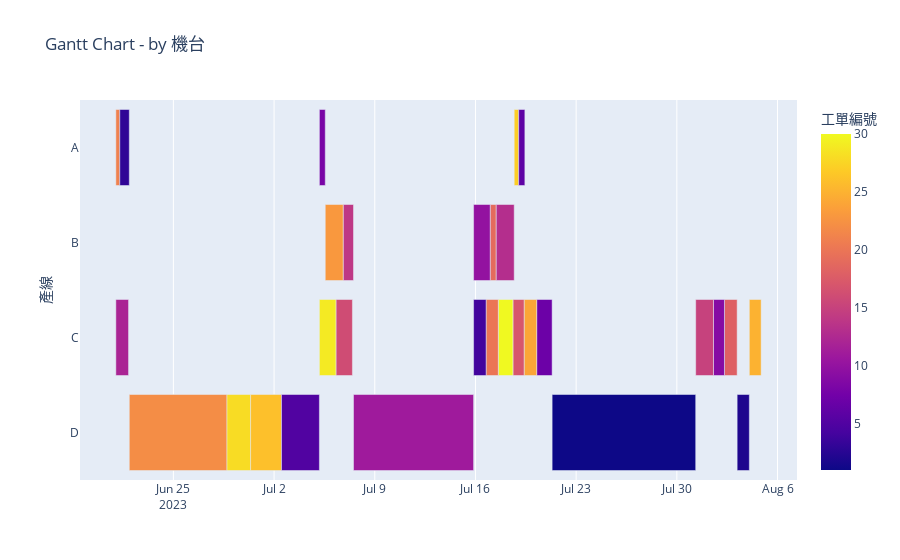

Notebook code cell kept with this figure:
### Code cell
import plotly.express as px
import pandas as pd

maxspan, setuptime, tardiness, sc = fitness(order_result[-1])
sc["Start"] = pd.to_datetime(sc["Start"])
sc["Finish"] = pd.to_datetime(sc["Finish"])
df = sc.sort_values(by="產線", ascending=False)

# Create a Gantt chart
fig = px.timeline(df, 
                  x_start="Start", 
                  x_end="Finish", 
                  y="產線", 
                  color="工單編號", 
                  title="Gantt Chart - by 機台")

# Show the chart
fig.show()
df = pd.merge(sc, wo, on='工單編號').drop(columns=['產線_y'])
df['遲繳'] =  df['Finish'] - df['交期'] 
df

### Figure 1 — Plotly figure (JSON) as saved in the notebook; plotly's stock layout.template omitted (floating-point values rounded to 4 significant figures)
{"data": [{"alignmentgroup": "True", "base": ["2023-08-03T04:36:29", "2023-06-21T22:25:22", "2023-06-28T17:28:05", "2023-06-30T08:50:05", "2023-07-02T12:25:59", "2023-07-21T07:54:54", "2023-07-07T12:30:31", "2023-06-21T00:00:00", "2023-07-17T14:05:59", "2023-08-02T07:27:12", "2023-08-01T13:06:08", "2023-07-31T07:27:34", "2023-07-20T06:08:07", "2023-07-19T09:09:33", "2023-07-18T14:49:33", "2023-07-16T17:45:16", "2023-07-15T20:52:25", "2023-07-06T07:12:50", "2023-07-05T03:35:41", "2023-08-04T00:56:00", "2023-07-17T00:34:25", "2023-07-15T20:52:25", "2023-07-17T10:42:06", "2023-07-06T19:14:11", "2023-07-05T13:23:46", "2023-06-21T00:00:00", "2023-07-18T16:37:31", "2023-07-19T00:06:17", "2023-07-05T03:35:41", "2023-06-21T06:35:22"], "hovertemplate": "Start=%{base}<br>Finish=%{x}<br>產線=%{y}<br>工單編號=%{marker.color}<extra></extra>", "legendgroup": "", "marker": {"color": [2, 22, 28, 26, 5, 1, 11, 12, 30, 18, 9, 15, 7, 24, 17, 20, 4, 16, 29, 25, 19, 10, 13, 14, 23, 21, 27, 6, 8, 3], "coloraxis": "coloraxis", "pattern": {"shape": ""}}, "name": "", "offsetgroup": "", "orientation": "h", "showlegend": false, "textposition": "auto", "type": "bar", "x": [73171000, 586963000, 141720000, 185754000, 227382000, 862360000, 721314000, 76200000, 89014000, 76157000, 66064000, 106714000, 92807000, 75514000, 66000000, 73243000, 75171000, 98957000, 99429000, 71014000, 36461000, 99720000, 107725000, 62180000, 107425000, 23722000, 26926000, 37150000, 35285000, 57000000], "xaxis": "x", "y": ["D", "D", "D", "D", "D", "D", "D", "C", "C", "C", "C", "C", "C", "C", "C", "C", "C", "C", "C", "C", "B", "B", "B", "B", "B", "A", "A", "A", "A", "A"], "yaxis": "y"}], "layout": {"barmode": "overlay", "coloraxis": {"colorbar": {"title": {"text": "工單編號"}}, "colorscale": [[0, "#0d0887"], [0.1111, "#46039f"], [0.2222, "#7201a8"], [0.3333, "#9c179e"], [0.4444, "#bd3786"], [0.5556, "#d8576b"], [0.6667, "#ed7953"], [0.7778, "#fb9f3a"], [0.8889, "#fdca26"], [1, "#f0f921"]]}, "legend": {"tracegroupgap": 0}, "title": {"text": "Gantt Chart - by 機台"}, "xaxis": {"anchor": "y", "domain": [0, 1], "type": "date"}, "yaxis": {"anchor": "x", "domain": [0, 1], "title": {"text": "產線"}}}}
